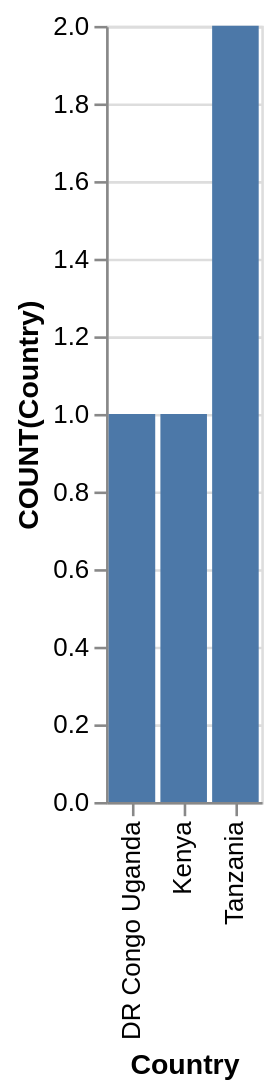

Write a Vega-Lite specification for this figure.
### Vega-Lite specification from a JSON file in a GitHub repository (floating-point values rounded to 4 significant figures)
{"data": {"values": [{"x_data": "DR Congo Uganda", "y_data": 1}, {"x_data": "Kenya", "y_data": 1}, {"x_data": "Tanzania", "y_data": 2}]}, "mark": "bar", "encoding": {"x": {"field": "x_data", "type": "nominal", "title": "Country", "sort": "ascending"}, "y": {"field": "y_data", "type": "quantitative", "title": "COUNT(Country)"}}}
